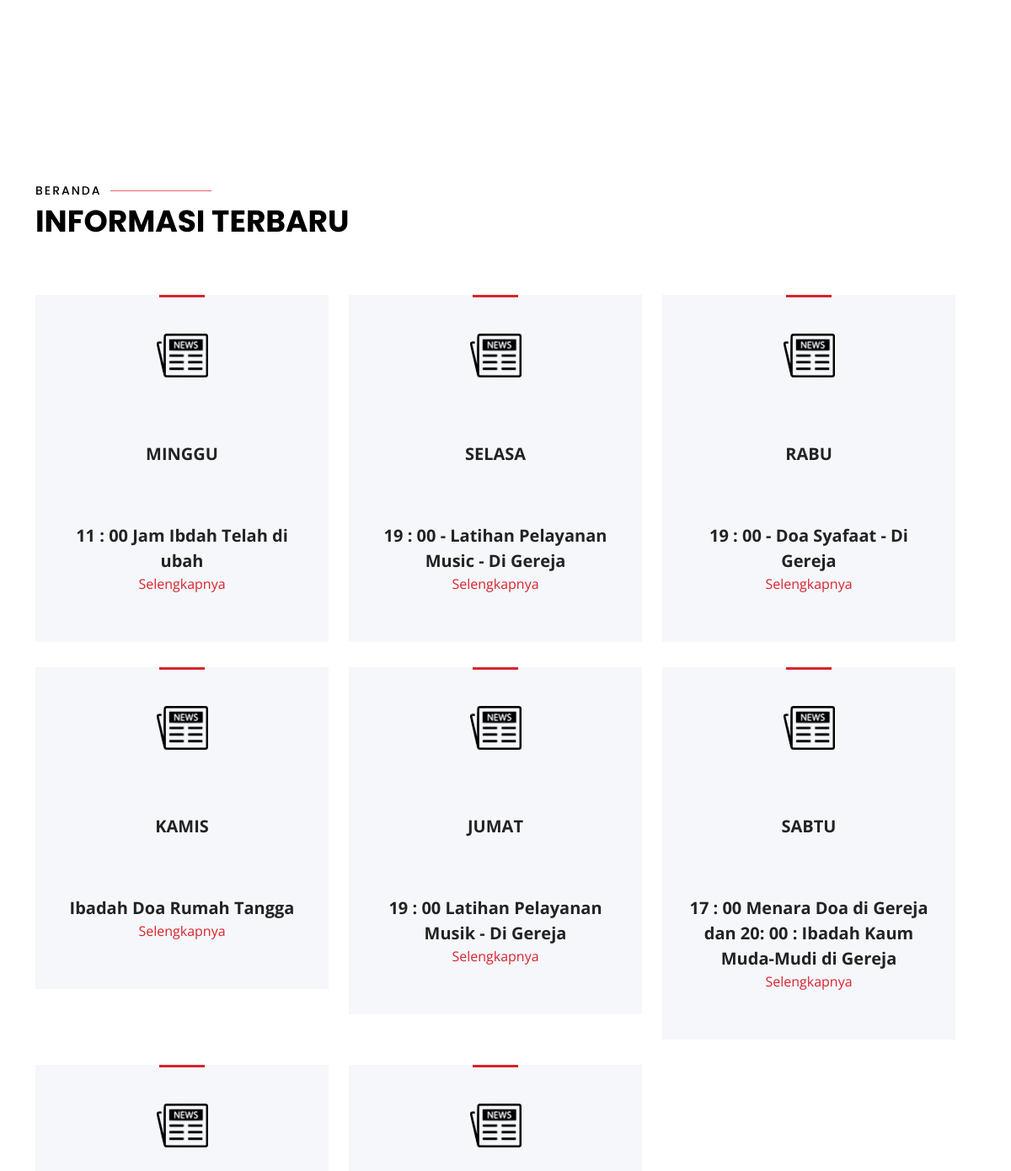
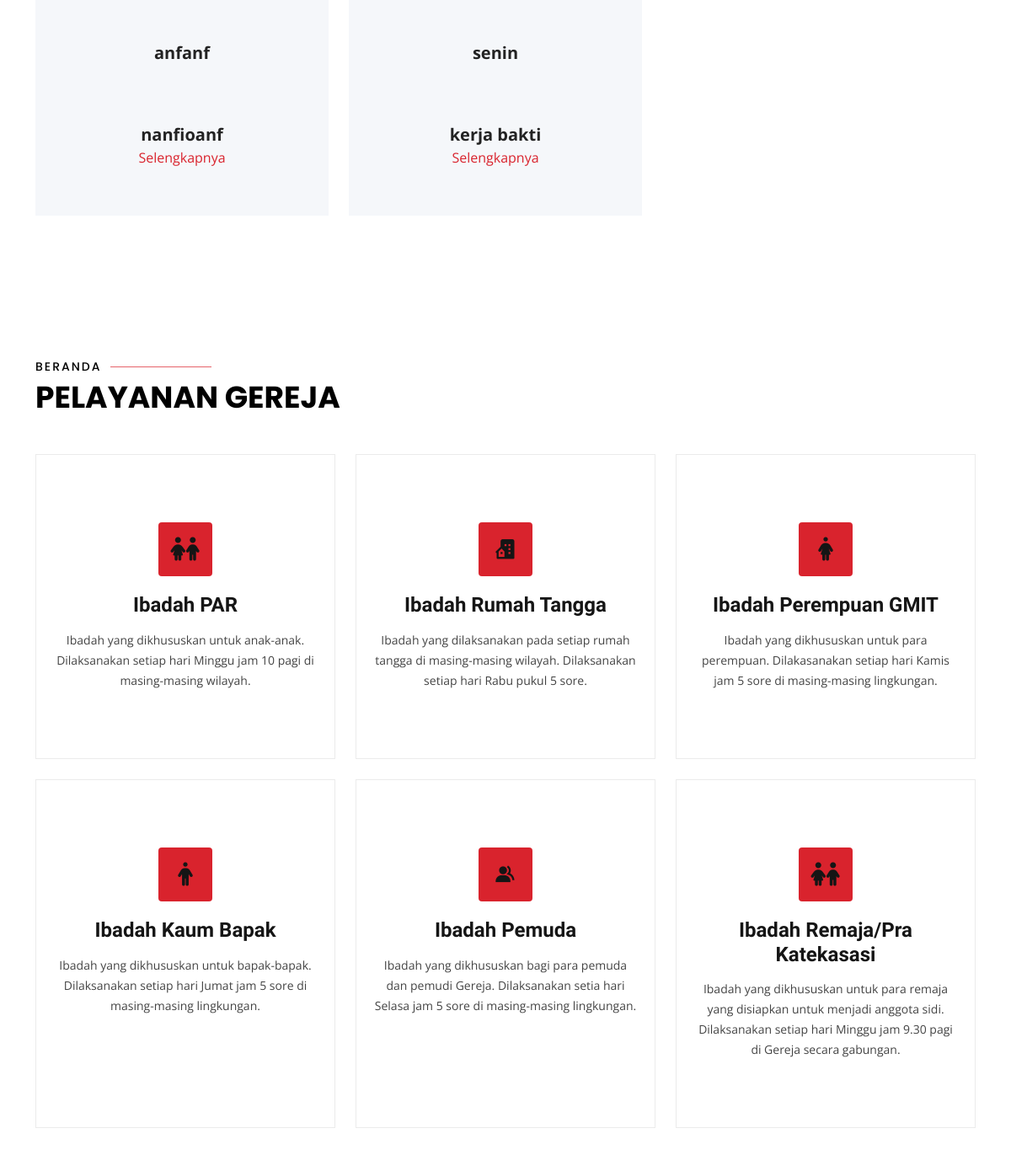
The app's page / (middle part), older data (2 pictures, top to bottom).
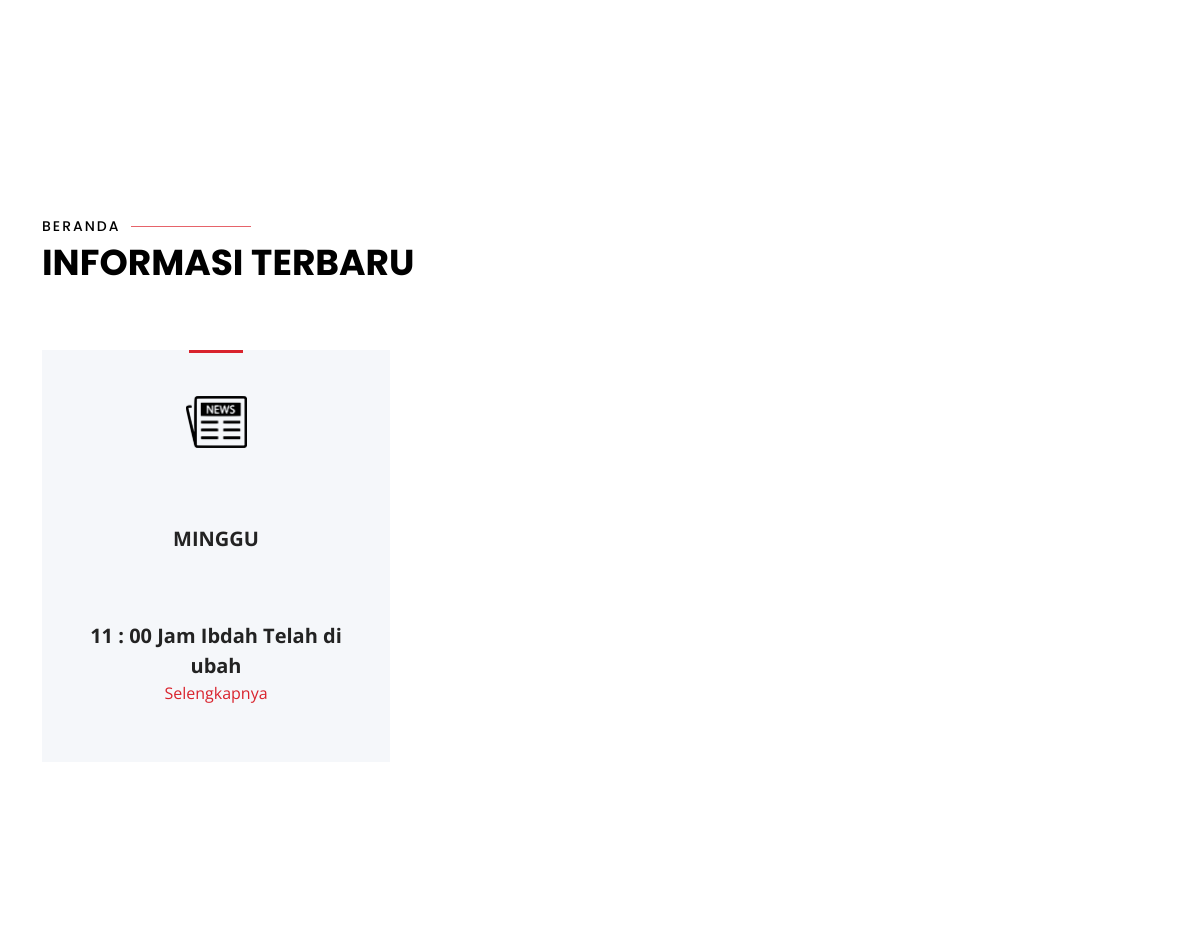
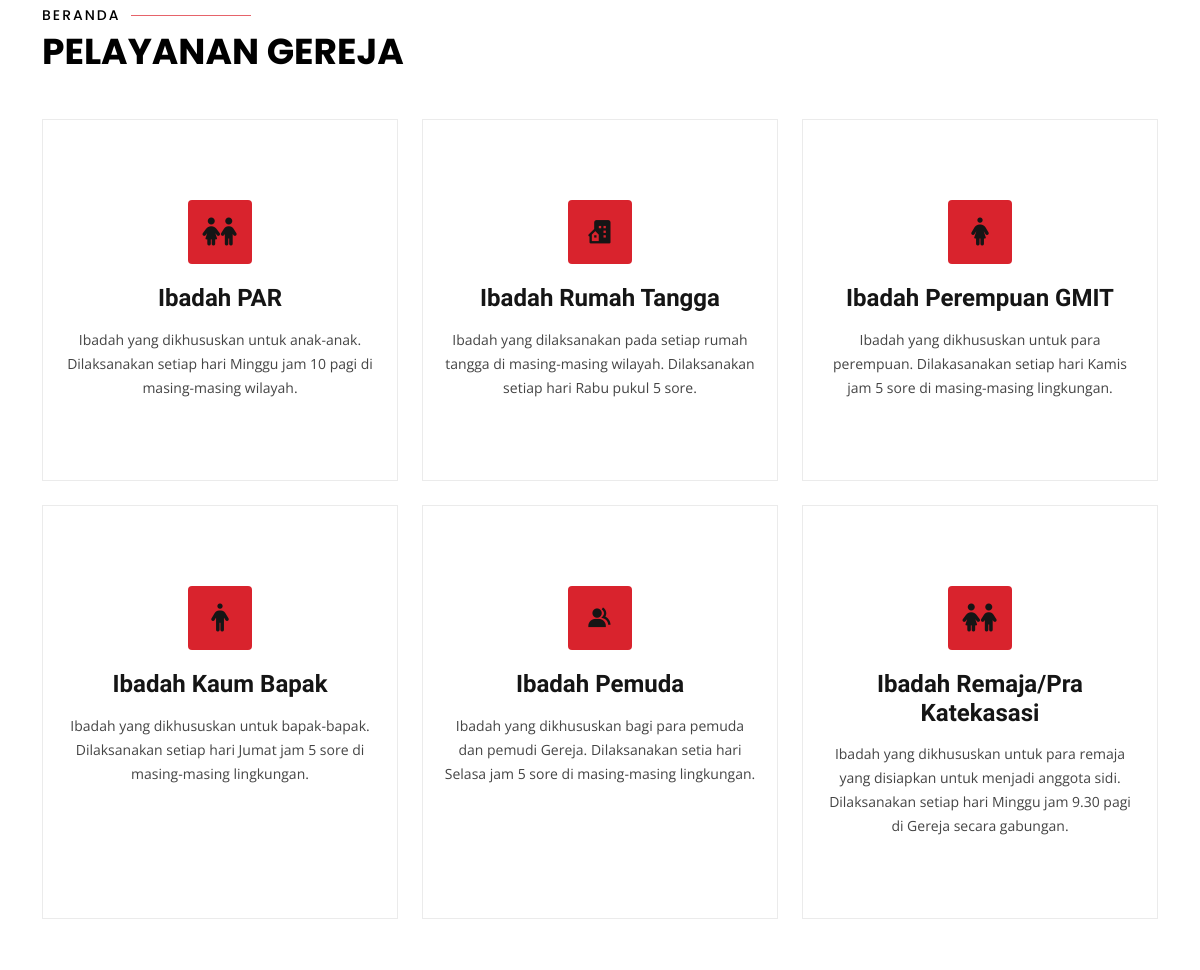
The same page, newer data (2 pictures, top to bottom).
### tables this page shows
CREATE TABLE `tbl_file` (
  `kode` int(11) NOT NULL,
  `kategori` varchar(50) DEFAULT NULL,
  `judul` varchar(100) DEFAULT NULL,
  `konten` text,
  `tgl_posting` date DEFAULT NULL,
  `user` varchar(50) DEFAULT NULL,
  `status` varchar(10) NOT NULL,
  `data_file` text NOT NULL
);

### index.php (the view, shortened to what this page needs)
<?php include'header.php';?>
<head>
</head>
<body>
  <main id="main">
    <section id="Sambutan" class="Sambutan">
      <div class="container" data-aos="fade-up">
        <div class="row">
          <div class="col-lg-6 order-1 order-lg-2" data-aos="fade-left" data-aos-delay="100">
          </div>
          <div class="col-lg-6 pt-4 pt-lg-0 order-2 order-lg-1 content" data-aos="fade-right" data-aos-delay="100">
          </div>
        </div>
      </div>
    </section>
<section id="contact" class="wow fadeInUp">
	<div class="services">
      <div class="container" data-aos="fade-up">
        <div class="section-title">
          <h2>Beranda</h2>
          <p>Informasi Terbaru</p>
        </div>
        <div class="row">
			<div class="row services_row">
				 <?php
            $qry = mysqli_query($konek,"SELECT * FROM tbl_file ");
            while ($data=mysqli_fetch_assoc($qry)) {
          ?>
				<div class="col-lg-4 col-md-6 service_col">
						<div class="service text-center trans_200">
							<div class="service_icon"><img class="png" src="assets/img/news.png" alt=""></div>
							<div class="service_title trans_200"><?php echo $data['kategori']; ?></div>
							<div class="service_text">
								<div class="service_title trans_200"><?php echo $data['judul']; ?></div>
							</div>
							<div class="button dept_button"><a href="kegiatan_detail.php?id=<?php echo base64_encode($data['kategori']); ?>">Selengkapnya</a></div>
						</div>
				</div>
			<?php } ?>
			</div>
		</div>
	</div>
</section>
    <section id="pelayanan" class="pelayanan">
      <div class="container" data-aos="fade-up">
        <div class="section-title">
          <h2>Beranda</h2>
          <p>Pelayanan Gereja </p>
        </div>
        <div class="row">
          <div class="col-lg-4 col-md-6 d-flex align-items-stretch" data-aos="zoom-in" data-aos-delay="100">
            <div class="icon-box">
              <div class="icon"><i class="fa-solid fa-children"></i></div>
              <h4><a href="jadwal-pelayanan.php">Ibadah PAR</a></h4>
              <p>Ibadah yang dikhususkan untuk anak-anak. Dilaksanakan setiap hari Minggu jam 10 pagi di masing-masing wilayah.</p>
            </div>
          </div>
          <div class="col-lg-4 col-md-6 d-flex align-items-stretch mt-4 mt-md-0" data-aos="zoom-in" data-aos-delay="200">
            <div class="icon-box">
              <div class="icon"><i class='bx bxs-building-house' ></i></i></div>
              <h4><a href="jadwal-pelayanan.php">Ibadah Rumah Tangga</a></h4>
              <p>Ibadah yang dilaksanakan pada setiap rumah tangga di masing-masing wilayah. Dilaksanakan setiap hari Rabu pukul 5 sore.</p>
            </div>
          </div>
          <div class="col-lg-4 col-md-6 d-flex align-items-stretch mt-4 mt-lg-0" data-aos="zoom-in" data-aos-delay="300">
            <div class="icon-box">
              <div class="icon"><i class="fa-sharp fa-solid fa-person-dress"></i></div>
              <h4><a href="jadwal-pelayanan.php">Ibadah Perempuan GMIT</a></h4>
              <p>Ibadah yang dikhususkan untuk para perempuan. Dilakasanakan setiap hari Kamis jam 5 sore di masing-masing lingkungan.</p>
            </div>
          </div>
          <div class="col-lg-4 col-md-6 d-flex align-items-stretch mt-4" data-aos="zoom-in" data-aos-delay="100">
            <div class="icon-box">
              <div class="icon"><i class="fa-sharp fa-solid fa-person"></i></div>
              <h4><a href="jadwal-pelayanan.php">Ibadah Kaum Bapak</a></h4>
              <p>Ibadah yang dikhususkan untuk bapak-bapak. Dilaksanakan setiap hari Jumat jam 5 sore di masing-masing lingkungan.</p>
            </div>
          </div>
          <div class="col-lg-4 col-md-6 d-flex align-items-stretch mt-4" data-aos="zoom-in" data-aos-delay="200">
            <div class="icon-box">
              <div class="icon"><i class='bx bxs-group'></i></div>
              <h4><a href="jadwal-pelayanan.php">Ibadah Pemuda</a></h4>
              <p>Ibadah yang dikhususkan bagi para pemuda dan pemudi Gereja. Dilaksanakan setia hari Selasa jam 5 sore di masing-masing lingkungan.</p>
            </div>
          </div>
          <div class="col-lg-4 col-md-6 d-flex align-items-stretch mt-4" data-aos="zoom-in" data-aos-delay="300">
            <div class="icon-box">
              <div class="icon"><i class="fa-solid fa-children"></i></div>
              <h4><a href="">Ibadah Remaja/Pra Katekasasi</a></h4>
              <p>Ibadah yang dikhususkan untuk para remaja yang disiapkan untuk menjadi anggota sidi. Dilaksanakan setiap hari Minggu jam 9.30 pagi di Gereja secara gabungan.</p>
            </div>
          </div>
        </div>
      </div>
    </section>
    <section id="Statistik" class="Statistik">
    </section>
  </main>
    <?php include 'footer.php';
    ?>
</body>
</html>

Row changes from the older to the newer data that the page shows:
removed tbl_file: kategori "SELASA", judul "19 : 00 - Latihan Pelayanan Music - Di Gereja"
removed tbl_file: kategori "RABU", judul "19 : 00 - Doa Syafaat - Di Gereja"
removed tbl_file: kategori "KAMIS", judul "Ibadah Doa Rumah Tangga"
removed tbl_file: kategori "JUMAT", judul "19 : 00 Latihan Pelayanan Musik - Di Gereja"
removed tbl_file: kategori "SABTU", judul "17 : 00 Menara Doa di Gereja dan 20: 00 : Ibadah Kaum Muda-Mudi di Gereja"
removed tbl_file: kategori "anfanf", judul "nanfioanf"
removed tbl_file: kategori "senin", judul "kerja bakti"
